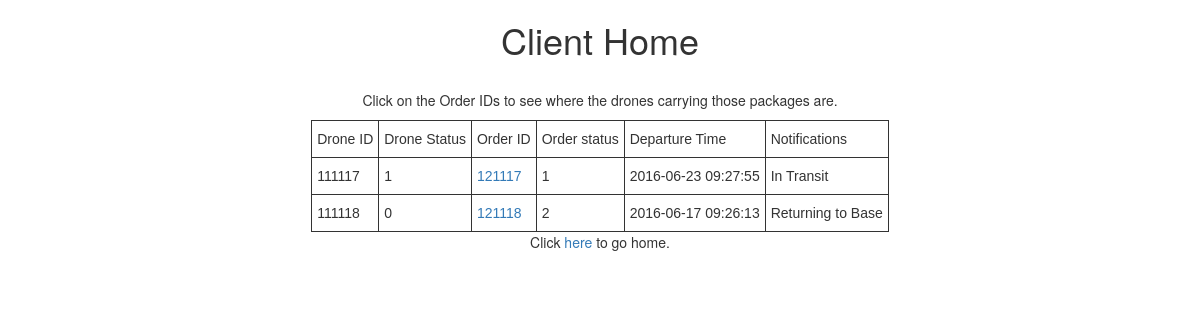
/php/clientHome.php (signed in), run on the app's committed database.
### tables this page shows
CREATE TABLE IF NOT EXISTS `Orders` (
`OrderId` int(6) UNIQUE auto_increment,
`ClientId` int(2) NOT NULL,
`DroneId` int(6) NULL,
`OrderTimestamp` int(32) NOT NULL,
`RecieverLat` float NOT NULL,
`RecieverLong` float NOT NULL,
`Status` int(1) NOT NULL,
`TimeOut` int(32) NULL,
`DroneLat` float NULL,
`DroneLong` float NULL,
PRIMARY KEY (`OrderId`)
);

CREATE TABLE IF NOT EXISTS `Drones` (
`Id` int(6) NOT NULL auto_increment,
`Status` int(1) NOT NULL,
`Details` varchar(128) NOT NULL,
`Renter` int(2) NOT NULL,
PRIMARY KEY (`Id`)
);

### php/clientHome.php (the view, shortened to what this page needs)
<?php
$servername = "localhost";
$username = "root";
$password = "root";
$dbname = "project_db";
$conn = new mysqli($servername, $username, $password, $dbname);
?>
<html>
    <head>
        <link href="static/bootstrap.min.css" rel="stylesheet" media="screen">
    </head>
    <body>
        <div class="container" style="margin-left:auto;margin-right:auto;text-align:center;">
            <h1>Client Home</h2><br>
            <p>Click on the Order IDs to see where the drones carrying those packages are.</p>
            <table class="tg">
			<tr>
			<th class="tg-yw4l">Drone ID</th>
			<th class="tg-yw4l">Drone Status</th>
			<th class="tg-yw4l">Order ID</th>
			<th class="tg-yw4l">Order status</th>
			<th class="tg-yw4l">Departure Time</th>
			<th class="tg-yw4l">Notifications</th>
			</tr>
			<?php
			$sql = "select Drones.Id,Drones.status,Drones.Details,Orders.OrderId,Orders.Status,Orders.TimeOut FROM Drones LEFT JOIN Orders ON Drones.Id=Orders.DroneId WHERE Orders.ClientId = ".$_SESSION["ClientID"].";";
			$result = $conn->query($sql);
			if ($result->num_rows > 0) {
				while($row = $result->fetch_assoc()) {
					echo '<tr>
					<td class="tg-yw4l">'.$row["Id"].'</td>
					<td class="tg-yw4l">'.$row["status"].'</td>
					<td class="tg-yw4l"><a href="/tracking_v2.php?OrderId='.$row["OrderId"].'">'.$row["OrderId"].'</a></td>
					<td class="tg-yw4l">'.$row["Status"].'</td>
					<td class="tg-yw4l">'.date('Y-m-d H:i:s',$row["TimeOut"]).'</td>
					<td class="tg-yw4l">'.$row["Details"].'</td>
					</tr>';
				}
			} else {
				echo "Database Error, please contact the developers.";
			}
			?>
			</table>
            <p>Click <a href="/">here</a> to go home.</p>
        </div>
    </body>
<html>

### php/clientHome.php (style rules this page uses)
.tg { border-collapse:collapse;border-spacing:0;margin-left:auto;margin-right:auto; }
.tg td { font-family:Arial, sans-serif;font-size:14px;padding:10px 5px;border-style:solid;border-width:1px;overflow:hidden;word-break:normal; }
.tg th { font-family:Arial, sans-serif;font-size:14px;font-weight:normal;padding:10px 5px;border-style:solid;border-width:1px;overflow:hidden;word-break:normal; }
.tg .tg-yw4l { vertical-align:top }

### data on the page
orders: DroneId.Id "111117", DroneId.Status "1", OrderId "121117", Status "1", TimeOut "2016-06-23 09:27:55", DroneId.Details "In Transit"
orders: DroneId.Id "111118", DroneId.Status "0", OrderId "121118", Status "2", TimeOut "2016-06-17 09:26:13", DroneId.Details "Returning to Base"
